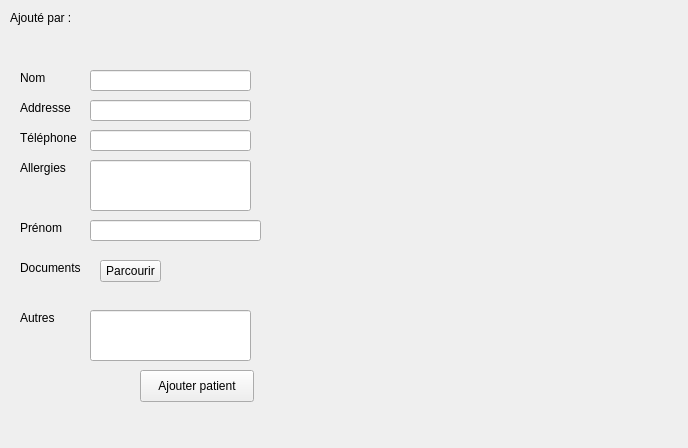
<?xml version="1.0" encoding="UTF-8"?>
<ui version="4.0">
 <class>FormPatient</class>
 <widget class="QWidget" name="FormPatient">
  <property name="geometry">
   <rect>
    <x>0</x>
    <y>0</y>
    <width>688</width>
    <height>448</height>
   </rect>
  </property>
  <property name="windowTitle">
   <string>Form</string>
  </property>
  <widget class="QLabel" name="label_8">
   <property name="geometry">
    <rect>
     <x>10</x>
     <y>10</y>
     <width>71</width>
     <height>16</height>
    </rect>
   </property>
   <property name="text">
    <string>Ajouté par :</string>
   </property>
  </widget>
  <widget class="QLabel" name="label_4">
   <property name="geometry">
    <rect>
     <x>20</x>
     <y>130</y>
     <width>71</width>
     <height>16</height>
    </rect>
   </property>
   <property name="text">
    <string>Téléphone</string>
   </property>
  </widget>
  <widget class="QLineEdit" name="nom">
   <property name="geometry">
    <rect>
     <x>90</x>
     <y>70</y>
     <width>161</width>
     <height>21</height>
    </rect>
   </property>
  </widget>
  <widget class="QLabel" name="label_7">
   <property name="geometry">
    <rect>
     <x>20</x>
     <y>260</y>
     <width>71</width>
     <height>16</height>
    </rect>
   </property>
   <property name="text">
    <string>Documents</string>
   </property>
  </widget>
  <widget class="QLabel" name="label_3">
   <property name="geometry">
    <rect>
     <x>20</x>
     <y>100</y>
     <width>59</width>
     <height>16</height>
    </rect>
   </property>
   <property name="text">
    <string>Addresse</string>
   </property>
  </widget>
  <widget class="QPushButton" name="pushButton">
   <property name="geometry">
    <rect>
     <x>140</x>
     <y>370</y>
     <width>114</width>
     <height>32</height>
    </rect>
   </property>
   <property name="text">
    <string>Ajouter patient</string>
   </property>
  </widget>
  <widget class="QLabel" name="label_5">
   <property name="geometry">
    <rect>
     <x>20</x>
     <y>160</y>
     <width>71</width>
     <height>16</height>
    </rect>
   </property>
   <property name="text">
    <string>Allergies</string>
   </property>
  </widget>
  <widget class="QLabel" name="label">
   <property name="geometry">
    <rect>
     <x>20</x>
     <y>70</y>
     <width>59</width>
     <height>16</height>
    </rect>
   </property>
   <property name="text">
    <string>Nom</string>
   </property>
  </widget>
  <widget class="QLineEdit" name="prenom">
   <property name="geometry">
    <rect>
     <x>90</x>
     <y>220</y>
     <width>171</width>
     <height>21</height>
    </rect>
   </property>
  </widget>
  <widget class="QLineEdit" name="telephone">
   <property name="geometry">
    <rect>
     <x>90</x>
     <y>130</y>
     <width>161</width>
     <height>21</height>
    </rect>
   </property>
  </widget>
  <widget class="QLabel" name="label_2">
   <property name="geometry">
    <rect>
     <x>20</x>
     <y>220</y>
     <width>59</width>
     <height>16</height>
    </rect>
   </property>
   <property name="text">
    <string>Prénom</string>
   </property>
  </widget>
  <widget class="QLineEdit" name="allergies">
   <property name="geometry">
    <rect>
     <x>90</x>
     <y>160</y>
     <width>161</width>
     <height>51</height>
    </rect>
   </property>
  </widget>
  <widget class="QToolButton" name="browse">
   <property name="geometry">
    <rect>
     <x>100</x>
     <y>260</y>
     <width>61</width>
     <height>22</height>
    </rect>
   </property>
   <property name="text">
    <string>Parcourir</string>
   </property>
  </widget>
  <widget class="QLineEdit" name="addresse">
   <property name="geometry">
    <rect>
     <x>90</x>
     <y>100</y>
     <width>161</width>
     <height>21</height>
    </rect>
   </property>
  </widget>
  <widget class="QLabel" name="label_6">
   <property name="geometry">
    <rect>
     <x>20</x>
     <y>310</y>
     <width>71</width>
     <height>16</height>
    </rect>
   </property>
   <property name="text">
    <string>Autres</string>
   </property>
  </widget>
  <widget class="QLineEdit" name="autres">
   <property name="geometry">
    <rect>
     <x>90</x>
     <y>310</y>
     <width>161</width>
     <height>51</height>
    </rect>
   </property>
  </widget>
 </widget>
 <resources/>
 <connections/>
</ui>
